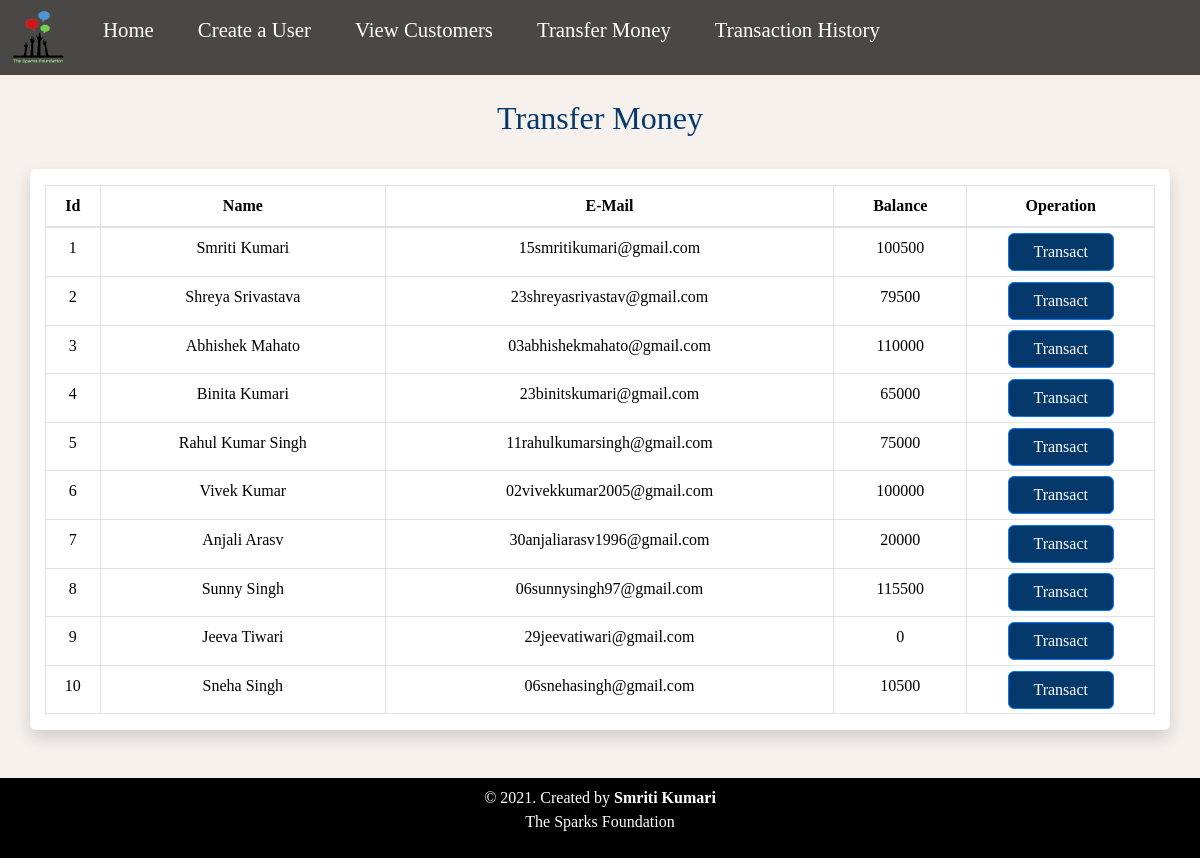
The app's page /transfermoney.php with its own data.
### tables this page shows
CREATE TABLE `users` (
  `id` int(3) NOT NULL,
  `name` text NOT NULL,
  `email` varchar(30) NOT NULL,
  `balance` int(8) NOT NULL
);

### transfermoney.php (the view, shortened to what this page needs)
<!DOCTYPE html>
<html lang="en">
<head>
    <link rel="stylesheet" href="style.css">
    <link rel="stylesheet" href="https://stackpath.bootstrapcdn.com/bootstrap/4.2.1/css/bootstrap.min.css"
>
    <link rel="stylesheet" href="transfer.css" type="text/css">
</head>
<body>
    <?php
    include 'dbsconnect.php';
    $sql = "SELECT * FROM users";
    $result = mysqli_query($conn, $sql);
    ?>
<nav id="navbar">
        <div class="logo">
            <a href="#"><img src="tt.png" alt=""></a>
        </div>
        <ul>
            <li><a href="index.html">Home</a></li>
            <li><a href="createuser.php">Create a User</a></li>
            <li><a href="customer.php">View Customers</a></li>
            <li><a href="#">Transfer Money</a></li>
            <li><a href="transactionhistory.php">Transaction History</a></li>
        </ul>
    </nav>
    <div class="container">
        <h2 class="text-center pt-4  ff" style="color : #05386B  ;">Transfer Money</h2>
        <br>
        <div class="row shadow text-center" style="background-color: #ffffff;">
            <div class="col">
                <div class="table-responsive-sm pt-3">
                    <table class="table table-hover table-sm  table-condensed table-bordered"
                        style="border-color:black;">
                        <thead style="color : black;">
                            <tr>
                                <th scope="col" class="text-center py-2">Id</th>
                                <th scope="col" class="text-center py-2">Name</th>
                                <th scope="col" class="text-center py-2">E-Mail</th>
                                <th scope="col" class="text-center py-2">Balance</th>
                                <th scope="col" class="text-center py-2">Operation</th>
                            </tr>
                        </thead>
                        <tbody>
                            <?php
                            while ($rows = mysqli_fetch_assoc($result)) {
                            ?>
                            <tr style="color : black;">
                                <td class="py-2 text-center">
                                    <?php echo $rows['id'] ?>
                                </td>
                                <td class="py-2 text-center">
                                    <?php echo $rows['name'] ?>
                                </td>
                                <td class="py-2 text-center">
                                    <?php echo $rows['email'] ?>
                                </td>
                                <td class="py-2 text-center">
                                    <?php echo $rows['balance'] ?>
                                </td>
                                <td class="text-center"><a href="selecteduserdetail.php?id= <?php echo $rows['id']; ?>">
                                        <button class="btn btn-primary">Transact</button></a></td>
                            </tr>
                            <?php
                            }
                            ?>
                        </tbody>
                    </table>
                </div>
            </div>
        </div>
    </div>
    <footer class="text-center mt-5 py-2">
            <p style="font-family: poppins; font-size: 16px;">&copy 2021. Created by <b>Smriti Kumari </b> <br> The Sparks Foundation</p>
        </footer>
</body>
</html>

### style.css (style rules this page uses)
* { margin: 0; padding: 0; }
html { scroll-behavior: smooth; }
#navbar { display: flex; align-items: center; position: sticky; top: 0px; }
#navbar::before { content: ""; background-color: black; position: absolute; top:0px; left:0px; height: 100%; width:100%; z-index: -1; opacity: 0.7; }
.logo { margin: 0 px 24px; }
.logo img { height: 69px; margin: 3px 6px; }
#navbar ul { display: flex; font-family: 'Baloo Bhai', cursive; }
#navbar ul li { list-style: none; font-size: 1.3rem; }
#navbar ul li a { color: white; display: block; padding: 3px 22px; border-radius: 20px; text-decoration: none; }
footer { text-align: center; background: black; color: white; padding: 9px 20px; }

### transfer.css (style rules this page uses)
body { background: #f7f1ee; }
.shadow { box-shadow: 0px 0px 8px #f7f1ee; border-radius: 6px; }
.btn-primary { background-color: #05386b !important; width: 60%; border-radius: 6px; box-shadow: 0px 0px 8px; }
.table { font-family: poppins; font-size: 16px; border-radius: 6px; background-color: #ffffff; }
.ff { font-family: poppins; color: #05386b; }

### records on screen
users: id "1", name "Smriti Kumari", email "15smritikumari@gmail.com", balance "100500"
users: id "2", name "Shreya Srivastava", email "23shreyasrivastav@gmail.com", balance "79500"
users: id "3", name "Abhishek Mahato", email "03abhishekmahato@gmail.com", balance "110000"
users: id "4", name "Binita Kumari", email "23binitskumari@gmail.com", balance "65000"
users: id "5", name "Rahul Kumar Singh", email "11rahulkumarsingh@gmail.com", balance "75000"
users: id "6", name "Vivek Kumar", email "02vivekkumar2005@gmail.com", balance "100000"
users: id "7", name "Anjali Arasv", email "30anjaliarasv1996@gmail.com", balance "20000"
users: id "8", name "Sunny Singh", email "06sunnysingh97@gmail.com", balance "115500"
users: id "9", name "Jeeva Tiwari", email "29jeevatiwari@gmail.com", balance "0"
users: id "10", name "Sneha Singh", email "06snehasingh@gmail.com", balance "10500"
